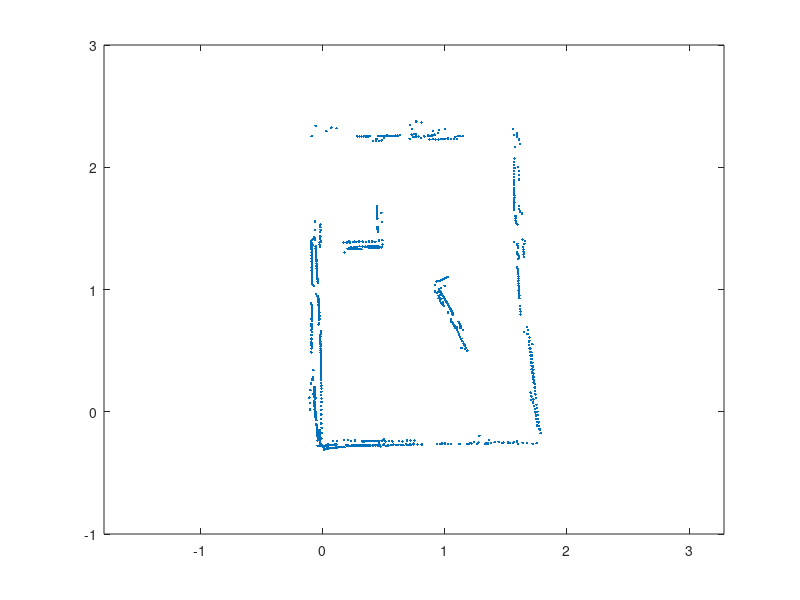

Reproduce this figure in MATLAB. (Note: this script raises an error after producing the figure.)
%% RANSAC Implementation
clear;rng(3);
load('allRoomDataCleaned.mat');

x = data(1,:)';
y = data(2,:)';

toremove = [];
for i = 1:1:length(x),if(x(i)>0.9&&x(i)<1.2&&y(i)>1.7&&y(i)<1.9),toremove=vertcat(toremove,i);,end,end

x(toremove) = [];
y(toremove) = [];


figure(1);clf;
plot(x,y, '.');hold on;
axis equal;
ylim([-1 3]);

clearvars -except x y

minInliers = 5;

tic
inliers = ones(minInliers,1);
while(length(inliers) >= minInliers)
    [line, outliers, inliers] = RANSAC([x y],5/100,20);
    plot(line(:,1), line(:,2), 'g', 'LineWidth', 5)

    x = outliers(:,1);
    y = outliers(:,2);
    
end
toc
axis equal
legend('Dataset', 'RANSAC Fit Line');

title('RANSAC Room Map');
xlabel('x position (meters)');
ylabel('y position (meters)');






function [line, outliers, inliers] = RANSAC(data,maxDist,trials)
points = data;
bestTestLineSoFar = [];
bestInliers = [];
Khat = [0;0;1];

% For each point pair
for i = 1:trials
    % Randomly select the points
    A = points(randi([1, length(points)]),:);
    B = points(randi([1, length(points)]),:);
    That = [B(1) - A(1);B(2) - A(2);0]./vecnorm([B(1) - A(1);B(2) - A(2);0]);
    Nhat = cross(That,Khat);
    
    outliers = [];
    inliers = [];
    % Test every point with this fit line
    for j = 1:length(points)
        r = horzcat(points(j,:) - A, 0);
        dist = dot(r,Nhat);
        if abs(dist) <= maxDist
            inliers = vertcat(inliers, points(j,:));
        else
            outliers = vertcat(outliers, points(j,:));
        end
    end
    
    if length(inliers) > length(bestInliers)
        bestA = A;
        bestB = B;
        bestOutliers = outliers;
        bestInliers = inliers;
    end
end
inliers = rmoutliers(bestInliers, 'median');
endA = 0;
endB = 0;
bestTestLine = bestTestLineSoFar;
A = bestA;
B = bestB;
outliers = bestOutliers;

maxIn = max(max(inliers));
lengths = vecnorm(inliers' - [maxIn; maxIn]);
[~, ia] = min(lengths);
[~, ib] = max(lengths);
end1 = inliers(ia,:);
end2 = inliers(ib,:);
line = [end1; end2];


end
